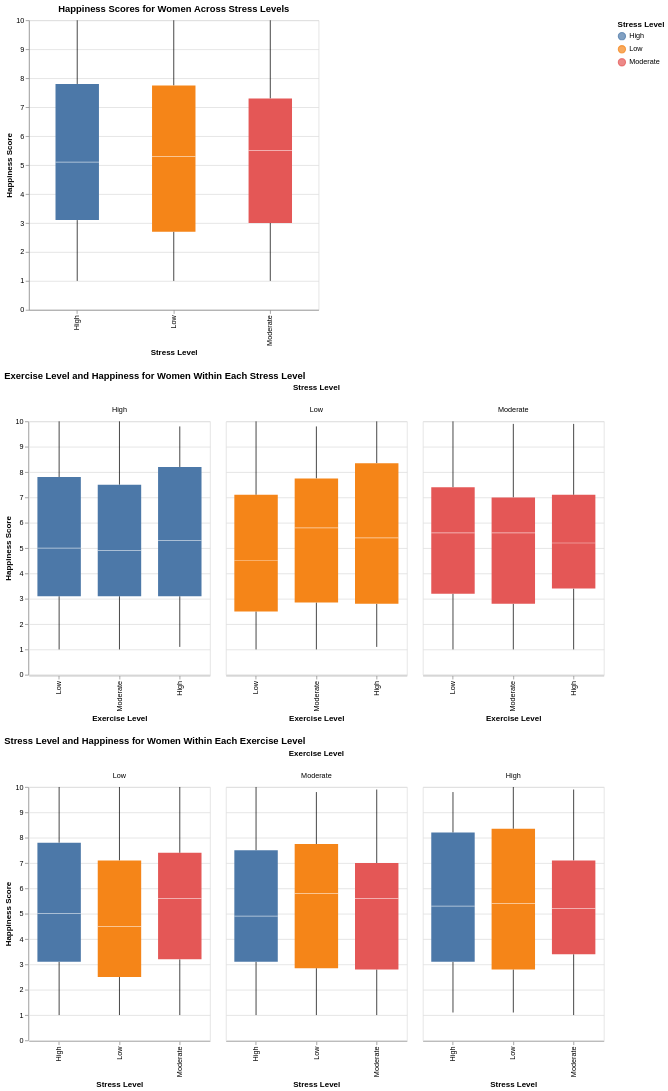

Notebook code for this chart:
### Code cell
final_chart = chart1 & chart2 & chart3
final_chart

### Figure 1 — Vega-Lite specification as saved in the notebook (floating-point values rounded to 4 significant figures; data arrays with more than 128 entries replaced by an {"elided": "..."} marker saying what was removed)
{"config": {"view": {"continuousWidth": 300, "continuousHeight": 300}}, "vconcat": [{"mark": {"type": "boxplot", "size": 60}, "encoding": {"color": {"field": "Stress Level", "type": "nominal"}, "tooltip": [{"field": "Stress Level", "type": "nominal"}, {"field": "Happiness Score", "type": "quantitative"}], "x": {"field": "Stress Level", "title": "Stress Level", "type": "nominal"}, "y": {"field": "Happiness Score", "title": "Happiness Score", "type": "quantitative"}}, "height": 400, "title": "Happiness Scores for Women Across Stress Levels", "width": 400}, {"mark": {"type": "boxplot", "size": 60}, "encoding": {"color": {"field": "Stress Level", "title": "Stress Level", "type": "nominal"}, "column": {"field": "Stress Level", "title": "Stress Level", "type": "nominal"}, "tooltip": [{"field": "Exercise Level", "type": "nominal"}, {"field": "Happiness Score", "type": "quantitative"}, {"field": "Stress Level", "type": "nominal"}], "x": {"field": "Exercise Level", "sort": ["Low", "Moderate", "High"], "title": "Exercise Level", "type": "nominal"}, "y": {"field": "Happiness Score", "title": "Happiness Score", "type": "quantitative"}}, "height": 350, "title": "Exercise Level and Happiness for Women Within Each Stress Level", "width": 250}, {"mark": {"type": "boxplot", "size": 60}, "encoding": {"color": {"field": "Stress Level", "title": "Stress Level", "type": "nominal"}, "column": {"field": "Exercise Level", "sort": ["Low", "Moderate", "High"], "title": "Exercise Level", "type": "nominal"}, "tooltip": [{"field": "Exercise Level", "type": "nominal"}, {"field": "Happiness Score", "type": "quantitative"}, {"field": "Stress Level", "type": "nominal"}], "x": {"field": "Stress Level", "title": "Stress Level", "type": "nominal"}, "y": {"field": "Happiness Score", "title": "Happiness Score", "type": "quantitative"}}, "height": 350, "title": "Stress Level and Happiness for Women Within Each Exercise Level", "width": 250}], "data": {"name": "data-57d13b237b02068d48295fc95255d8a2"}, "$schema": "https://vega.github.io/schema/vega-lite/v5.20.1.json", "datasets": {"data-57d13b237b02068d48295fc95255d8a2": {"elided": "1024 records"}}}
